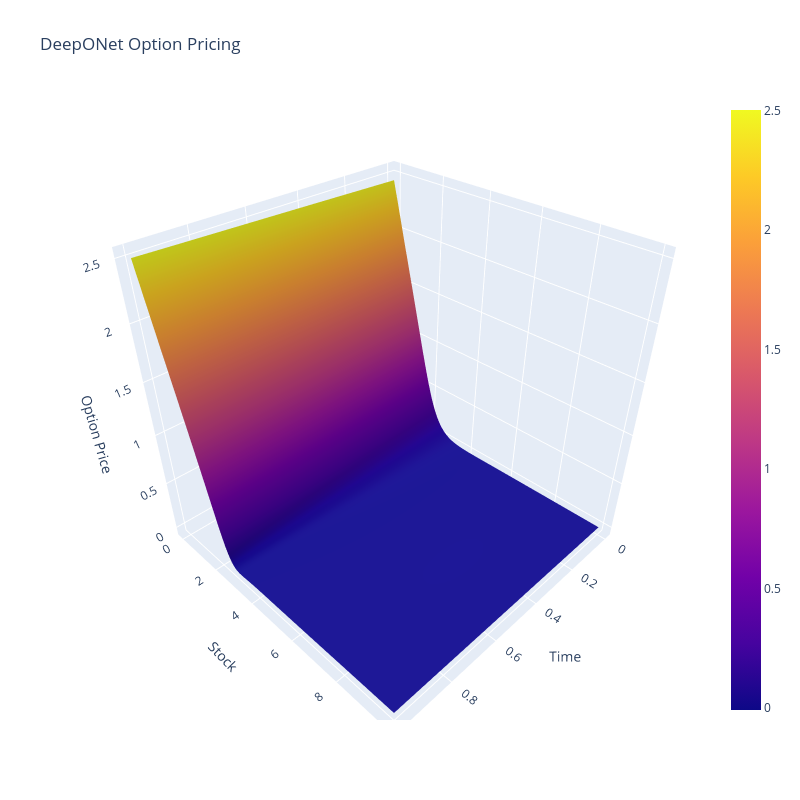

Notebook cell for this chart:
### Code cell
# %%
# Plot price surface for fixed r, sigma
s = torch.linspace(S_MIN, S_MAX, 100, dtype=dtype, device=device)
t = torch.linspace(0.0, T, 100, dtype=dtype, device=device)

ss, tt = torch.meshgrid(s, t, indexing="ij")
branch_input = torch.concat([ss.reshape(-1, 1), tt.reshape(-1, 1)], dim=1)

r_const = 0.02
sig_const = 0.20
trunk_input = torch.concat([
    torch.full_like(ss.reshape(-1, 1), r_const),
    torch.full_like(ss.reshape(-1, 1), sig_const)
], dim=1)

with torch.no_grad():
    output = model(branch_input, trunk_input).cpu().numpy()

z = output.reshape(100, 100)
fig = go.Figure(data=[go.Surface(z=z, x=t.cpu().numpy(), y=s.cpu().numpy())])
fig.update_layout(
    title='DeepONet Option Pricing (constant r, σ)',
    autosize=False,
    scene=dict(xaxis_title='Time', yaxis_title='Stock', zaxis_title='Option Price'),
    width=800, height=800
)
fig.show()

### Figure 1 — Plotly figure (JSON) as saved in the notebook; plotly's stock layout.template omitted (floating-point values rounded to 4 significant figures; data arrays with more than 128 entries replaced by an {"elided": "..."} marker saying what was removed)
{"data": [{"type": "surface", "x": [0.0, 0.0101, 0.0202, 0.0303, 0.0404, 0.05051, 0.06061, 0.07071, 0.08081, 0.09091, 0.101, 0.1111, 0.1212, 0.1313, 0.1414, 0.1515, 0.1616, 0.1717, 0.1818, 0.1919, 0.202, 0.2121, 0.2222, 0.2323, 0.2424, 0.2525, 0.2626, 0.2727, 0.2828, 0.2929, 0.303, 0.3131, 0.3232, 0.3333, 0.3434, 0.3535, 0.3636, 0.3737, 0.3838, 0.3939, 0.404, 0.4141, 0.4242, 0.4343, 0.4444, 0.4545, 0.4646, 0.4747, 0.4848, 0.4949, 0.5051, 0.5152, 0.5253, 0.5354, 0.5455, 0.5556, 0.5657, 0.5758, 0.5859, 0.596, 0.6061, 0.6162, 0.6263, 0.6364, 0.6465, 0.6566, 0.6667, 0.6768, 0.6869, 0.697, 0.7071, 0.7172, 0.7273, 0.7374, 0.7475, 0.7576, 0.7677, 0.7778, 0.7879, 0.798, 0.8081, 0.8182, 0.8283, 0.8384, 0.8485, 0.8586, 0.8687, 0.8788, 0.8889, 0.899, 0.9091, 0.9192, 0.9293, 0.9394, 0.9495, 0.9596, 0.9697, 0.9798, 0.9899, 1.0], "y": [0.0, 0.101, 0.202, 0.303, 0.404, 0.5051, 0.6061, 0.7071, 0.8081, 0.9091, 1.01, 1.111, 1.212, 1.313, 1.414, 1.515, 1.616, 1.717, 1.818, 1.919, 2.02, 2.121, 2.222, 2.323, 2.424, 2.525, 2.626, 2.727, 2.828, 2.929, 3.03, 3.131, 3.232, 3.333, 3.434, 3.535, 3.636, 3.737, 3.838, 3.939, 4.04, 4.141, 4.242, 4.343, 4.444, 4.545, 4.646, 4.747, 4.848, 4.949, 5.051, 5.152, 5.253, 5.354, 5.455, 5.556, 5.657, 5.758, 5.859, 5.96, 6.061, 6.162, 6.263, 6.364, 6.465, 6.566, 6.667, 6.768, 6.869, 6.97, 7.071, 7.172, 7.273, 7.374, 7.475, 7.576, 7.677, 7.778, 7.879, 7.98, 8.081, 8.182, 8.283, 8.384, 8.485, 8.586, 8.687, 8.788, 8.889, 8.99, 9.091, 9.192, 9.293, 9.394, 9.495, 9.596, 9.697, 9.798, 9.899, 10.0], "z": {"elided": "100x100 float values"}}], "layout": {"autosize": false, "height": 800, "scene": {"xaxis": {"title": {"text": "Time"}}, "yaxis": {"title": {"text": "Stock"}}, "zaxis": {"title": {"text": "Option Price"}}}, "title": {"text": "DeepONet Option Pricing"}, "width": 800}}
